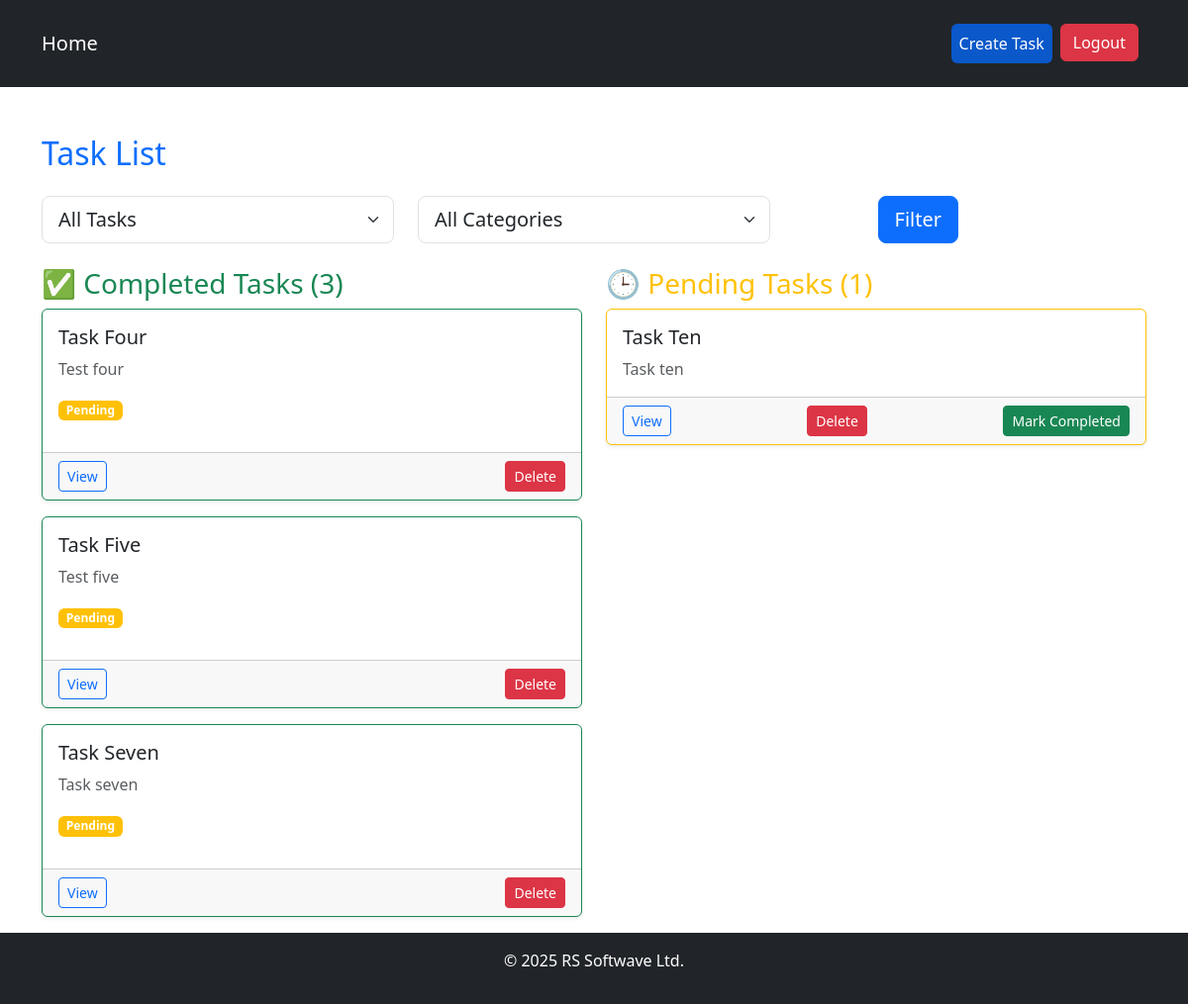
The app's page / (signed in), older data.
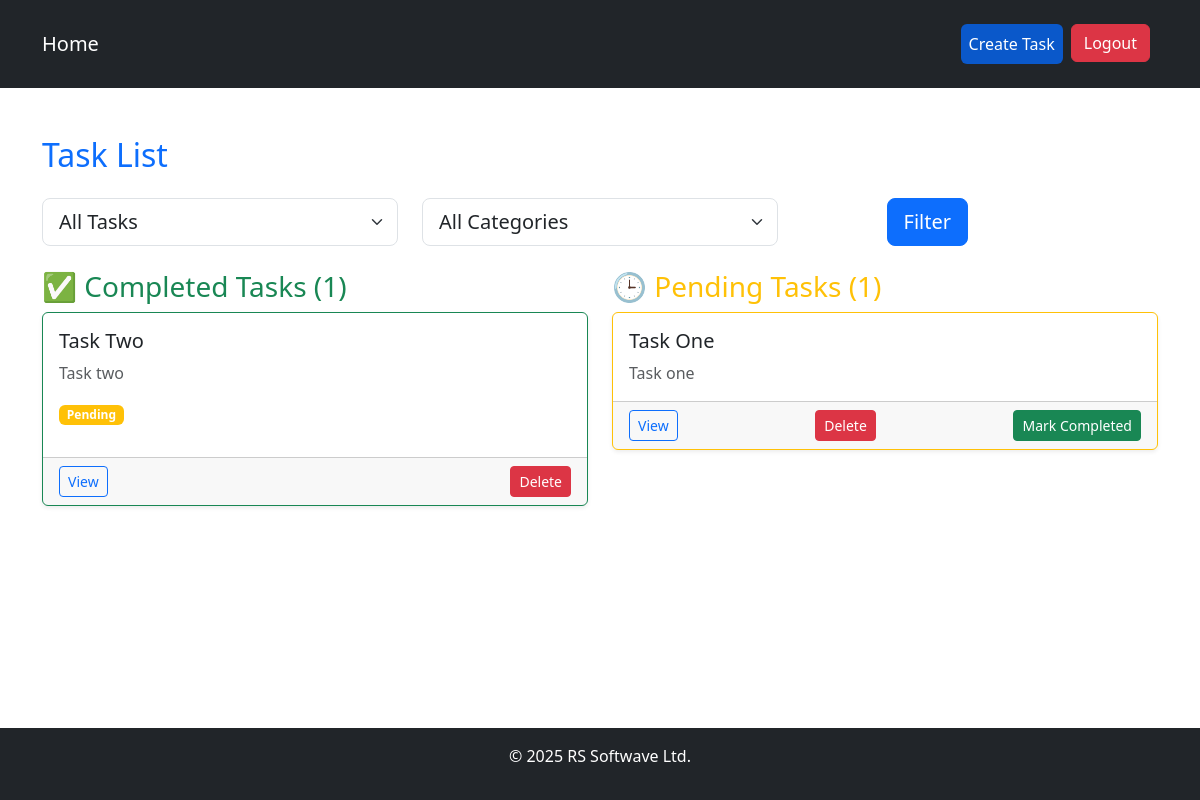
The same page, newer data.
### task/models.py (models this page shows, shortened)
class Task(models.Model):
    STATUS=[
        ('Pending','Pending'),
        ('In Progress','In Progress'),
        ('Completed','Completed'),
    ]
    CATEGORY=[
        ('Work','Work'),
        ('Personal','Personal'),
        ('Urgent','Urgent'),
    ]
    title = models.CharField(max_length=200)
    description = models.TextField()
    is_completed = models.BooleanField(default=False)
    due_date = models.DateField(null=True, blank=True)
    due_time = models.TimeField(null=True, blank=True)
    status = models.CharField(max_length=50, choices=STATUS, default='Pending')
    category = models.CharField(max_length=100, choices=CATEGORY, null=True, blank=True, default='Work')
    user = models.ForeignKey(User, on_delete=models.CASCADE, null=True, blank=True)

### task/views.py (the view)
# urls.py: path("", views.task_list, name="task_list"),
@login_required
def task_list(request):
    status_filter = request.GET.get("status", "all")
    category_filter = request.GET.get("category", "all")
    tasks = Task.objects.filter(user=request.user)
    if status_filter != "all":
        tasks = tasks.filter(is_completed=(status_filter == "completed"))
    if category_filter != "all":
        tasks = tasks.filter(category=category_filter)
    completed_tasks = tasks.filter(is_completed=True).count()
    pending_tasks = tasks.filter(is_completed=False).count()
    return render(
        request,
        "task_list.html",
        {
            "completed_tasks": completed_tasks,
            "pending_tasks": pending_tasks,
            "status_filter": status_filter,
            "category_filter": category_filter,
            "tasks":tasks
        },
    )

### task/templates/task_list.html (shortened to what this page needs)
{% extends "base.html" %}
{% block content %}
<h2 class="mb-4 text-primary">Task List</h2>
<form method="get" class="mb-4">
  <div class="row">
    <div class="col-md-4">
      <select name="status" class="form-select form-select-lg">
        <option value="all" {% if status_filter == "all" %}selected{% endif %}>All Tasks</option>
      </select>
    </div>
    <div class="col-md-4">
      <select name="category" class="form-select form-select-lg">
        <option value="all" {% if category_filter == "all" %}selected{% endif %}>All Categories</option>
      </select>
    </div>
    <div class="col-md-2 text-end">
      <button type="submit" class="btn btn-primary btn-lg">Filter</button>
    </div>
  </div>
</form>
<div class="row">
  <div class="col-md-6">
    <h3 class="text-success">✅ Completed Tasks ({{ completed_tasks }})</h3>
    {% for task in tasks %}
      {% if task.is_completed %}
      <div class="card mb-3 shadow-sm border-success">
        <div class="card-body">
          <h5 class="card-title">{{ task.title }}</h5>
          <p class="card-text text-muted">{{ task.description|default:"No description" }}</p>
          <p class="badge bg-warning">{{task.status}}</p>
        </div>
        <div class="card-footer d-flex justify-content-between">
          <a href="{% url 'task_detail' task.id %}" class="btn btn-outline-primary btn-sm">View</a>
          <form action="{% url 'task_delete' task.id %}" method="post" style="display:inline;">
  <button type="submit" class="btn btn-danger btn-sm">Delete</button>
</form>
        </div>
      </div>
      {% endif %}
    {% empty %}
      <p>No completed tasks yet.</p>
    {% endfor %}
  </div>
  <div class="col-md-6">
    <h3 class="text-warning">🕒 Pending Tasks ({{ pending_tasks }})</h3>
    {% for task in tasks %}
      {% if not task.is_completed %}
      <div class="card mb-3 shadow-sm border-warning">
        <div class="card-body">
          <h5 class="card-title">{{ task.title }}</h5>
          <p class="card-text text-muted">{{ task.description|default:"No description" }}</p>
        </div>
        <div class="card-footer d-flex justify-content-between">
          <a href="{% url 'task_detail' task.id %}" class="btn btn-outline-primary btn-sm">View</a>
          <form action="{% url 'task_delete' task.id %}" method="post" style="display:inline;">
  <button type="submit" class="btn btn-danger btn-sm">Delete</button>
</form>
          <a href="{% url 'task_mark_completed' task.id %}" class="btn btn-success btn-sm">Mark Completed</a>
        </div>
      </div>
      {% endif %}
    {% empty %}
      <p>No pending tasks 🎉</p>
    {% endfor %}
  </div>
</div>
{% endblock %}

### templates/base.html (shortened to what this page needs)
<!DOCTYPE html>
<html lang="en">
<head>
  <link href="https://cdn.jsdelivr.net/npm/bootstrap@5.3.0/dist/css/bootstrap.min.css" rel="stylesheet">
</head>
<body class="d-flex flex-column min-vh-100">
 <header class="bg-dark text-white p-3 mb-4">
   <nav class="navbar navbar-expand-lg navbar-dark bg-dark">
    <div class="container">
      <a class="navbar-brand" href="{% url 'task_list' %}">Home</a>
      <div class="collapse navbar-collapse" id="navbarNav">
        <ul class="navbar-nav ms-auto">
          {% if user.is_authenticated %}
          <li class="nav-item">
            <a class="nav-link active btn btn-primary" aria-current="page" href="{% url 'task_create' %}">Create Task</a>
          </li>
          <li class="nav-item">
            <form action="{% url 'logout' %}" method="post">
              <button type="submit" class="btn btn-danger mx-2">Logout</button>
            </form>
          </li>
          {% endif %}
        </ul>
      </div>
  </nav>
 </header>
 <main class="flex-grow-1 container mt-4">
    {% block content %}
    {% endblock %}
  </main>
  <footer class="bg-dark text-white text-center p-3 mt-auto">
      <p>&copy; 2025 RS Softwave Ltd.</p>
</body>
</html>

Row changes from the older to the newer data that the page shows:
removed Task: title "Task Four", description "Test four", status "Pending", shown under "✅ Completed Tasks (3)"
removed Task: title "Task Five", description "Test five", status "Pending", shown under "✅ Completed Tasks (3)"
removed Task: title "Task Seven", description "Task seven", status "Pending", shown under "✅ Completed Tasks (3)"
removed Task: title "Task Ten", description "Task ten", shown under "🕒 Pending Tasks (1)"
added Task: title "Task Two", description "Task two", status "Pending", shown under "✅ Completed Tasks (1)"
added Task: title "Task One", description "Task one", shown under "🕒 Pending Tasks (1)"
Text that changed along with them:
{{ completed_tasks }}: "3" → "1"
